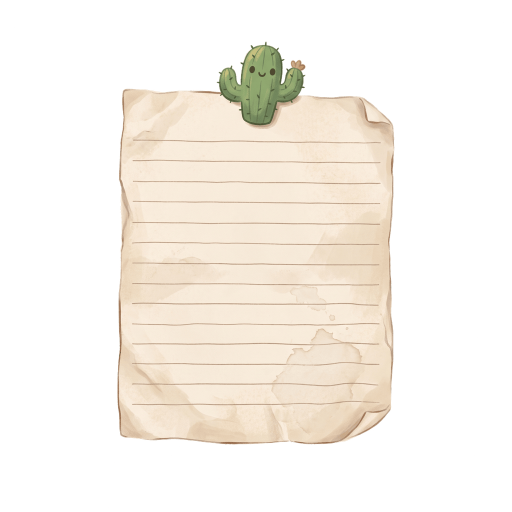
#> input picture assets/props/note_paper.png, 1024 x 1024 px (shown at 1/2 size)
$ python -i process_assets.py   (imports and definitions only)
#> lines starting #> are read from the running program, lines starting #| are printed output that depends on the picture
#> further down, picture is the input picture: PIL image 1024x1024 P; mean R, G, B, A 132.7, 153, 122.8, 94.2
"""Turn raw generated images into game-ready, compressed PNGs under assets/.

Usage:
    python scripts/process_assets.py SOURCE_IMAGE TARGET [SOURCE_IMAGE TARGET ...]

TARGET is the path under assets/ from docs/ASSETS.md, e.g. backgrounds/bg_title.png
or characters/char_kid1_idle.png.

- backgrounds/: centre-cropped to 3:2 and resized to 1536x1024.
- characters/ and props/: the white background is made transparent, including
  white gaps the drawing encloses (between an arm and the body, between the legs).
  Soft edges fade out, and grey floor shadows become a see-through dark shadow.
  The image is resized to 1024x1024 without re-framing, so characters keep the
  same scale as each other.

Every file is then quantised with pngquant and optimised with oxipng.

Needs: pip install pillow numpy scipy pngquant-cli pyoxipng
"""

import subprocess
import sys
from pathlib import Path

import numpy as np
import oxipng
from PIL import Image
from scipy import ndimage

ASSETS = Path(__file__).resolve().parent.parent / 'assets'
BG_SIZE = (1536, 1024)
SPRITE_SIZE = 1024

# Distance from pure white (0-255, max over channels). Below WHITE_LO a border-connected
# pixel is fully transparent; between WHITE_LO and WHITE_HI it fades in.
WHITE_LO = 6
WHITE_HI = 48

# A white gap enclosed by the drawing counts as background when almost all of it is
# pure white and it is large enough; painted whites (a t-shirt) are shaded, and eye
# highlights are small.
HOLE_MAX_MEDIAN = 4
HOLE_MIN_AREA = 0.0002  # of the image

# Pale grey pixels around the drawing are shadow: they become a dark, see-through
# shadow instead of a light opaque patch. On the floor (the bottom of the image), where
# Gemini paints the cast shadow, a darker and slightly coloured or bluish shade counts
# too; higher up that would eat into white clothes.
SHADOW_MAX_SATURATION = 25
SHADOW_FLOOR_TOP = 0.75  # of the image height
SHADOW_FLOOR_SATURATION = 32
SHADOW_MAX_DIST = 100
SHADOW_STRENGTH = 1.6

# Drawings whose own edges are nearly white need a tighter cut, or they fade out
# along with the background.
WHITE_HI_OVERRIDES = {
    'props/note_paper.png': 24,
}


def background(im: Image.Image) -> Image.Image:
    im = im.convert('RGB')
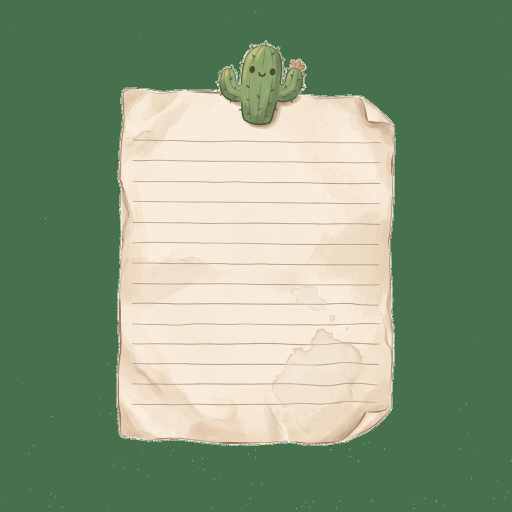
#> im: PIL image 1024x1024 RGB (shown at 1/2 size); mean R, G, B 132.7, 153, 122.8
    w, h = im.size
#> w = 1024; h = 1024
    target = BG_SIZE[0] / BG_SIZE[1]
    if w / h > target:
        cw, ch = round(h * target), h
    else:
        cw, ch = w, round(w / target)
#> cw = 1024; ch = 683
    left, top = (w - cw) // 2, (h - ch) // 2
#> left = 0; top = 170
    return im.crop((left, top, left + cw, top + ch)).resize(BG_SIZE, Image.LANCZOS)
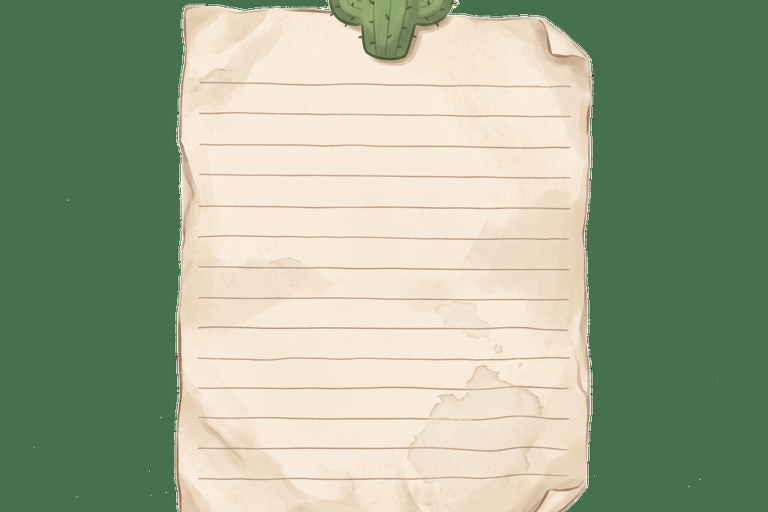
#> returned value: PIL image 1536x1024 RGB (shown at 1/2 size); mean R, G, B 158.8, 170.6, 143.2


# [74 lines left out: functions remove_white, sprite, compress, process, main, not called in this run]


# [2 lines not run here, left out]

>>> from PIL import Image
>>> picture = Image.open('../assets/props/note_paper.png')
>>> result = background(picture)

$ run again, on assets/props/fx_splash.png
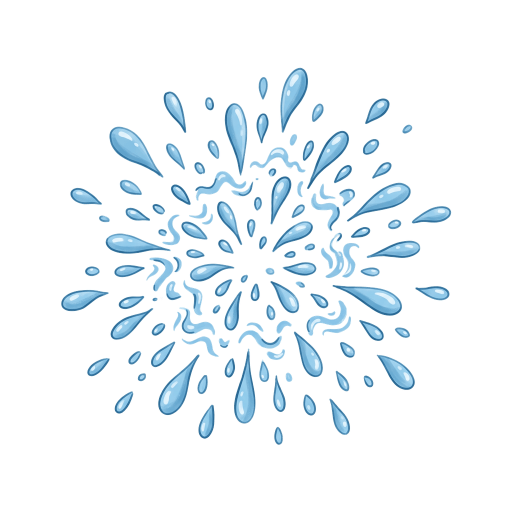
#> input picture assets/props/fx_splash.png, 1024 x 1024 px (shown at 1/2 size)
#> picture is the input picture: PIL image 1024x1024 P; mean R, G, B, A 80.3, 122.5, 96, 30.2
#> in background, `im = im.convert('RGB')`:
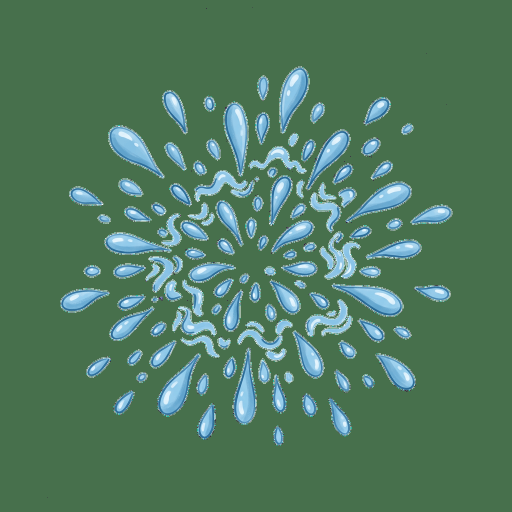
#> im: PIL image 1024x1024 RGB (shown at 1/2 size); mean R, G, B 80.3, 122.5, 96
#> in background, `return im.crop((left, top, left + cw, top + ch)).resize(BG_SIZE, Image..`:
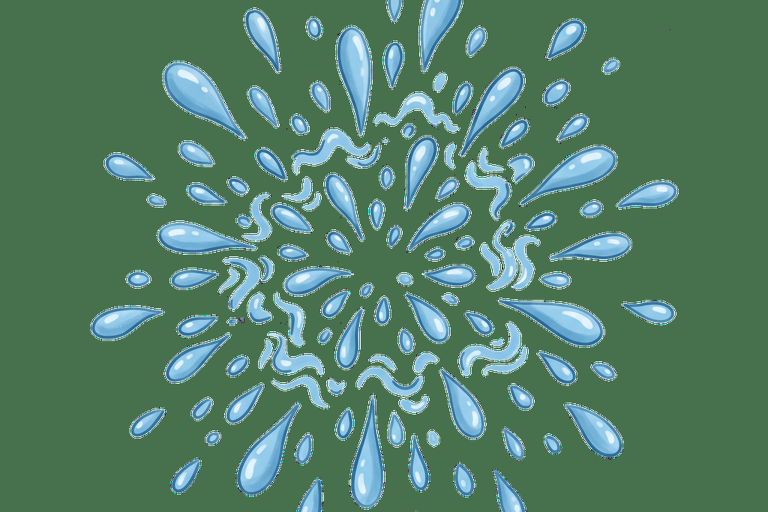
#> returned value: PIL image 1536x1024 RGB (shown at 1/2 size); mean R, G, B 84.7, 127.3, 105.2

$ run again, on assets/props/toolbox.png
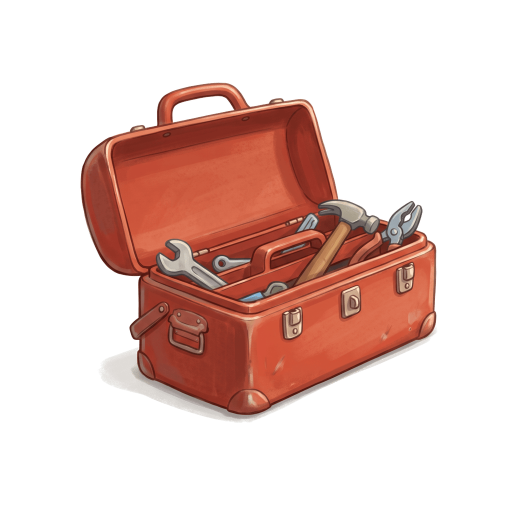
#> input picture assets/props/toolbox.png, 1024 x 1024 px (shown at 1/2 size)
#> picture is the input picture: PIL image 1024x1024 P; mean R, G, B, A 102.3, 103.6, 73, 77.7
#> in background, `im = im.convert('RGB')`:
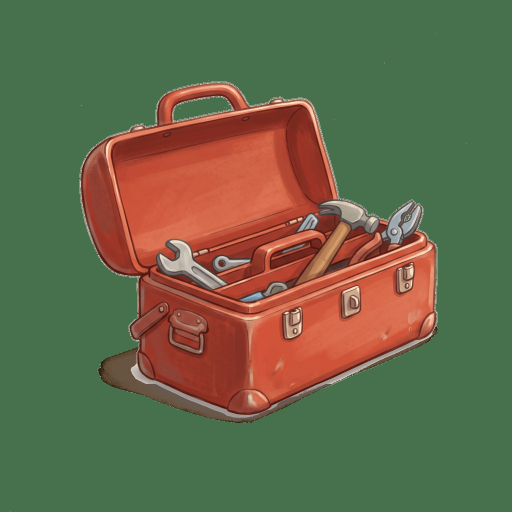
#> im: PIL image 1024x1024 RGB (shown at 1/2 size); mean R, G, B 102.3, 103.6, 73
#> in background, `return im.crop((left, top, left + cw, top + ch)).resize(BG_SIZE, Image..`:
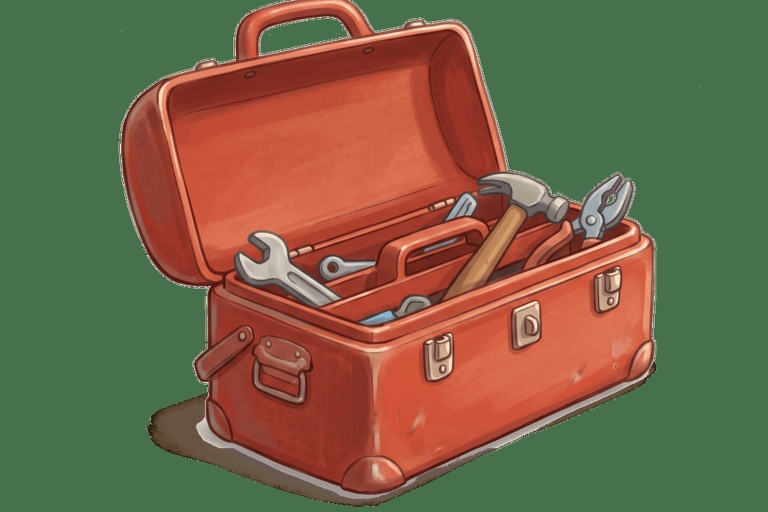
#> returned value: PIL image 1536x1024 RGB (shown at 1/2 size); mean R, G, B 117.9, 99.3, 71.4
